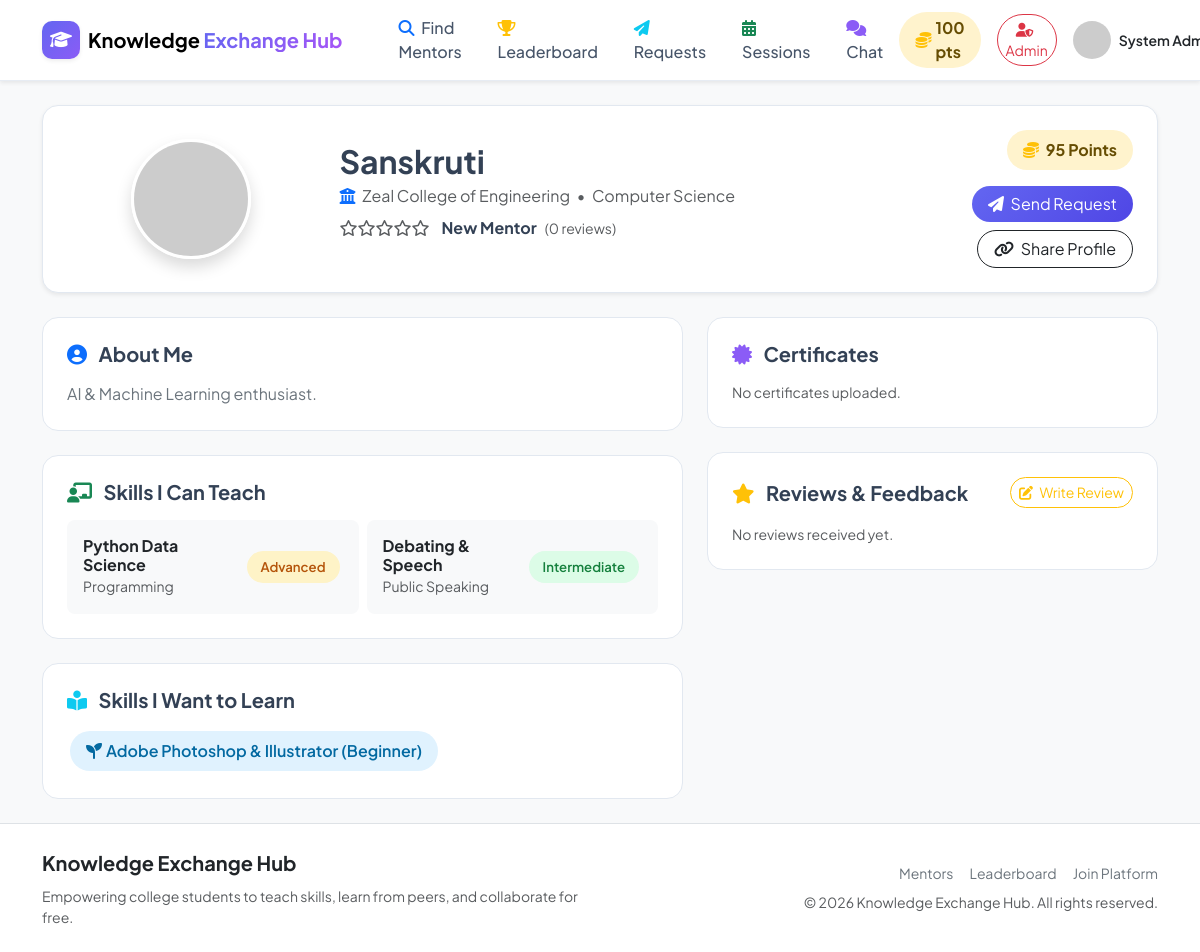
/profile.php?id=10 (signed in), run on the app's committed database.
### tables this page shows
CREATE TABLE IF NOT EXISTS `users` (
  `id` INT AUTO_INCREMENT PRIMARY KEY,
  `name` VARCHAR(100) NOT NULL,
  `email` VARCHAR(150) NOT NULL UNIQUE,
  `password` VARCHAR(255) NOT NULL,
  `profile_photo` VARCHAR(255) DEFAULT 'default_avatar.png',
  `college` VARCHAR(150) DEFAULT NULL,
  `department` VARCHAR(100) DEFAULT NULL,
  `bio` TEXT DEFAULT NULL,
  `points` INT DEFAULT 0,
  `is_admin` TINYINT(1) DEFAULT 0,
  `is_blocked` TINYINT(1) DEFAULT 0,
  `created_at` DATETIME DEFAULT CURRENT_TIMESTAMP
);

CREATE TABLE IF NOT EXISTS `user_skills` (
  `id` INT AUTO_INCREMENT PRIMARY KEY,
  `user_id` INT NOT NULL,
  `skill_id` INT NOT NULL,
  `skill_type` ENUM('teach', 'learn') NOT NULL,
  `proficiency_level` ENUM('Beginner', 'Intermediate', 'Advanced', 'Expert') DEFAULT 'Intermediate',
  FOREIGN KEY (`user_id`) REFERENCES `users`(`id`) ON DELETE CASCADE,
  FOREIGN KEY (`skill_id`) REFERENCES `skills`(`id`) ON DELETE CASCADE
);

CREATE TABLE IF NOT EXISTS `skills` (
  `id` INT AUTO_INCREMENT PRIMARY KEY,
  `skill_name` VARCHAR(100) NOT NULL,
  `category_id` INT NOT NULL,
  `created_at` DATETIME DEFAULT CURRENT_TIMESTAMP,
  FOREIGN KEY (`category_id`) REFERENCES `categories`(`id`) ON DELETE CASCADE
);

CREATE TABLE IF NOT EXISTS `categories` (
  `id` INT AUTO_INCREMENT PRIMARY KEY,
  `category_name` VARCHAR(100) NOT NULL UNIQUE,
  `created_at` DATETIME DEFAULT CURRENT_TIMESTAMP
);

### includes/auth-check.php (called while the page is built, shortened)
<?php
require_once __DIR__ . '/db.php';
$stmt = $pdo->prepare("SELECT * FROM users WHERE id = ?");
$stmt->execute([$_SESSION['user_id']]);
$current_user = $stmt->fetch();
?>

### profile.php (the view, shortened to what this page needs)
<?php
require_once __DIR__ . '/includes/auth-check.php';
require_once __DIR__ . '/includes/functions.php';
$profile_id = filter_input(INPUT_GET, 'id', FILTER_VALIDATE_INT) ?? $current_user['id'];
$stmt = $pdo->prepare("SELECT * FROM users WHERE id = ?");
$stmt->execute([$profile_id]);
$profile_user = $stmt->fetch();
$is_own_profile = ($profile_id === (int)$current_user['id']);
$rating_info = get_user_rating($pdo, $profile_id);
$stmt = $pdo->prepare("
    SELECT us.*, s.skill_name, c.category_name
    FROM user_skills us
    JOIN skills s ON us.skill_id = s.id
    JOIN categories c ON s.category_id = c.id
    WHERE us.user_id = ?
");
$stmt->execute([$profile_id]);
$user_skills = $stmt->fetchAll();
$teach_skills = array_filter($user_skills, fn($s) => $s['skill_type'] === 'teach');
$learn_skills = array_filter($user_skills, fn($s) => $s['skill_type'] === 'learn');
$stmt = $pdo->prepare("
    SELECT r.*, u.name as reviewer_name, u.profile_photo as reviewer_photo
    FROM reviews r
    JOIN users u ON r.reviewer_id = u.id
    WHERE r.reviewed_user_id = ?
    ORDER BY r.created_at DESC
");
$stmt->execute([$profile_id]);
$user_reviews = $stmt->fetchAll();
$stmt = $pdo->prepare("SELECT * FROM certificates WHERE user_id = ? ORDER BY created_at DESC");
$user_certs = $stmt->fetchAll();
require_once __DIR__ . '/includes/header.php';
require_once __DIR__ . '/includes/navbar.php';
?>
<div class="container py-4">
    <div class="keh-card p-4 mb-4 shadow-sm">
        <div class="row align-items-center">
            <div class="col-md-3 text-center mb-3 mb-md-0">
                <img src="/KEH/uploads/profile_photos/<?= e($profile_user['profile_photo']) ?>"
                     onerror="this.src='https://ui-avatars.com/api/?name=<?= urlencode($profile_user['name']) ?>&background=6366f1&color=fff';"
                     alt="<?= e($profile_user['name']) ?>" class="mentor-avatar shadow" style="width: 120px; height: 120px;">
            </div>
            <div class="col-md-6 text-center text-md-start">
                <h2 class="fw-bold mb-1"><?= e($profile_user['name']) ?></h2>
                <p class="text-muted mb-2">
                    <i class="fas fa-university text-primary me-1"></i> <?= e($profile_user['college'] ?? 'Student') ?>
                    <span class="mx-1">•</span> <?= e($profile_user['department'] ?? 'Department') ?>
                </p>
                <div class="d-flex align-items-center justify-content-center justify-content-md-start gap-2 mb-3">
                    <?= render_stars($rating_info['avg']) ?>
                    <span class="fw-bold ms-1"><?= $rating_info['avg'] > 0 ? $rating_info['avg'] . '/5' : 'New Mentor' ?></span>
                    <span class="text-muted small">(<?= $rating_info['count'] ?> reviews)</span>
                </div>
            </div>
            <div class="col-md-3 text-center text-md-end mt-3 mt-md-0">
                <div class="points-pill bg-warning-subtle text-warning-emphasis fw-bold px-3 py-2 rounded-pill d-inline-block mb-3">
                    <i class="fas fa-coins text-warning me-1"></i> <?= (int)$profile_user['points'] ?> Points
                </div>
                <div class="d-flex flex-wrap justify-content-center justify-content-md-end gap-2">
                    <?php if ($is_own_profile): ?>
                        <a href="edit-profile.php" class="btn btn-primary rounded-pill px-3"><i class="fas fa-user-edit me-1"></i> Edit Profile</a>
                    <?php else: ?>
                        <a href="mentor-details.php?id=<?= $profile_user['id'] ?>" class="btn btn-primary rounded-pill px-3"><i class="fas fa-paper-plane me-1"></i> Send Request</a>
                    <?php endif; ?>
                    <button type="button" class="btn btn-outline-dark rounded-pill px-3" onclick="copyProfileLink('<?= $profile_user['id'] ?>')">
                        <i class="fas fa-link me-1"></i> Share Profile
                    </button>
                </div>
            </div>
        </div>
    </div>
    <div class="row g-4">
        <div class="col-lg-7">
            <div class="keh-card p-4 mb-4">
                <h5 class="fw-bold mb-3"><i class="fas fa-user-circle text-primary me-2"></i> About Me</h5>
                <p class="text-secondary mb-0">
                    <?= !empty($profile_user['bio']) ? nl2br(e($profile_user['bio'])) : '<em>No bio information provided yet.</em>' ?>
                </p>
            </div>
            <div class="keh-card p-4 mb-4">
                <h5 class="fw-bold mb-3"><i class="fas fa-chalkboard-teacher text-success me-2"></i> Skills I Can Teach</h5>
                <?php if (empty($teach_skills)): ?>
                    <p class="text-muted small mb-0">No teaching skills listed.</p>
                <?php else: ?>
                    <div class="row g-2">
                        <?php foreach ($teach_skills as $ts): ?>
                            <?php
                                $badgeClass = 'badge-prof-intermediate';
                                if ($ts['proficiency_level'] === 'Advanced') $badgeClass = 'badge-prof-advanced';
                            ?>
                            <div class="col-md-6">
                                <div class="p-3 bg-light rounded-3 d-flex align-items-center justify-content-between">
                                    <div>
                                        <h6 class="fw-bold mb-0 text-dark"><?= e($ts['skill_name']) ?></h6>
                                        <span class="text-muted small"><?= e($ts['category_name']) ?></span>
                                    </div>
                                    <span class="skill-chip <?= $badgeClass ?>"><?= e($ts['proficiency_level']) ?></span>
                                </div>
                            </div>
                        <?php endforeach; ?>
                    </div>
                <?php endif; ?>
            </div>
            <div class="keh-card p-4">
                <h5 class="fw-bold mb-3"><i class="fas fa-book-reader text-info me-2"></i> Skills I Want to Learn</h5>
                <?php if (empty($learn_skills)): ?>
                    <p class="text-muted small mb-0">No learning goals listed.</p>
                <?php else: ?>
                    <div class="d-flex flex-wrap gap-2">
                        <?php foreach ($learn_skills as $ls): ?>
                            <span class="skill-chip badge-prof-beginner px-3 py-2 fs-6">
                                <i class="fas fa-seedling me-1"></i> <?= e($ls['skill_name']) ?> (<?= e($ls['proficiency_level']) ?>)
                            </span>
                        <?php endforeach; ?>
                    </div>
                <?php endif; ?>
            </div>
        </div>
        <div class="col-lg-5">
            <div class="keh-card p-4 mb-4">
                <div class="d-flex justify-content-between align-items-center mb-3">
                    <h5 class="fw-bold mb-0"><i class="fas fa-certificate text-purple me-2"></i> Certificates</h5>
                </div>
                <?php if (empty($user_certs)): ?>
                    <p class="text-muted small mb-0">No certificates uploaded.</p>
                <?php endif; ?>
            </div>
            <div class="keh-card p-4">
                <div class="d-flex justify-content-between align-items-center mb-3">
                    <h5 class="fw-bold mb-0"><i class="fas fa-star text-warning me-2"></i> Reviews &amp; Feedback</h5>
                    <?php if (!$is_own_profile): ?>
                        <button class="btn btn-sm btn-outline-warning rounded-pill" type="button" data-bs-toggle="collapse" data-bs-target="#reviewFormCollapse">
                            <i class="fas fa-edit me-1"></i> Write Review
                        </button>
                    <?php endif; ?>
                </div>
                <?php if (empty($user_reviews)): ?>
                    <p class="text-muted small mb-0">No reviews received yet.</p>
                <?php endif; ?>
            </div>
        </div>
    </div>
</div>
<?php require_once __DIR__ . '/includes/footer.php'; ?>

### includes/navbar.php (shortened to what this page needs)
<?php
require_once __DIR__ . '/functions.php';
$is_logged_in = isset($_SESSION['user_id']);
$user = null;
if ($is_logged_in && isset($pdo)) {
    $stmt = $pdo->prepare("SELECT * FROM users WHERE id = ?");
    $stmt->execute([$_SESSION['user_id']]);
    $user = $stmt->fetch();
}
?>
<nav class="navbar navbar-expand-lg sticky-top custom-navbar shadow-sm">
    <div class="container">
        <a class="navbar-brand d-flex align-items-center gap-2" href="/KEH/index.php">
            <div class="brand-icon shadow-sm">
                <i class="fas fa-graduation-cap"></i>
            </div>
            <span class="brand-text fw-bold">Knowledge <span class="text-primary-gradient">Exchange Hub</span></span>
        </a>
        <div class="collapse navbar-collapse" id="navbarMain">
            <ul class="navbar-nav me-auto mb-2 mb-lg-0 ms-lg-4 gap-lg-1">
                <li class="nav-item">
                    <a class="nav-link px-3" href="/KEH/find-mentor.php"><i class="fas fa-search me-1 text-primary"></i> Find Mentors</a>
                </li>
                <li class="nav-item">
                    <a class="nav-link px-3" href="/KEH/leaderboard.php"><i class="fas fa-trophy me-1 text-warning"></i> Leaderboard</a>
                </li>
                <?php if ($is_logged_in): ?>
                <li class="nav-item">
                    <a class="nav-link px-3 position-relative" href="/KEH/requests.php">
                        <i class="fas fa-paper-plane me-1 text-info"></i> Requests
                    </a>
                </li>
                <li class="nav-item">
                    <a class="nav-link px-3" href="/KEH/my-sessions.php"><i class="fas fa-calendar-alt me-1 text-success"></i> Sessions</a>
                </li>
                <li class="nav-item">
                    <a class="nav-link px-3 position-relative" href="/KEH/chat.php">
                        <i class="fas fa-comments me-1 text-purple"></i> Chat
                    </a>
                </li>
                <?php endif; ?>
            </ul>
            <div class="d-flex align-items-center gap-3">
                <?php if ($is_logged_in && $user): ?>
                    <div class="points-pill bg-warning-subtle text-warning-emphasis fw-bold px-3 py-1 rounded-pill shadow-xs d-flex align-items-center gap-1" title="Your Total Points">
                        <i class="fas fa-coins text-warning"></i> <?= (int)$user['points'] ?> pts
                    </div>
                    <?php if (!empty($user['is_admin'])): ?>
                        <a href="/KEH/admin/dashboard.php" class="btn btn-outline-danger btn-sm rounded-pill font-weight-bold">
                            <i class="fas fa-user-shield me-1"></i> Admin
                        </a>
                    <?php endif; ?>
                    <div class="dropdown">
                        <a class="d-flex align-items-center text-decoration-none dropdown-toggle text-dark" href="#" role="button" data-bs-toggle="dropdown" aria-expanded="false">
                            <img src="/KEH/uploads/profile_photos/<?= e($user['profile_photo'] ?? 'default_avatar.png') ?>"
                                 onerror="this.src='https://ui-avatars.com/api/?name=<?= urlencode($user['name']) ?>&background=6366f1&color=fff';"
                                 alt="Profile" class="avatar-sm rounded-circle me-2 object-fit-cover shadow-xs" width="38" height="38">
                            <span class="fw-semibold small d-none d-md-inline-block"><?= e($user['name']); ?></span>
                        </a>
                    </div>
                <?php else: ?>
                    <a href="/KEH/login.php" class="btn btn-light text-primary fw-semibold px-4 rounded-pill">Log In</a>
                    <a href="/KEH/register.php" class="btn btn-primary fw-semibold px-4 rounded-pill shadow-sm">Get Started</a>
                <?php endif; ?>
            </div>
        </div>
    </div>
</nav>

### assets/css/custom.css (style rules this page uses)
:root { --primary-color: #6366f1; --primary-hover: #4f46e5; --primary-light: #eef2ff; --secondary-color: #06b6d4; --dark-color: #0f172a; --card-border: #e2e8f0; --purple-color: #8b5cf6; --font-main: 'Plus Jakarta Sans', -apple-system, BlinkMacSystemFont, sans-serif; }
body { font-family: var(--font-main); color: #334155; background-color: #f8fafc !important; }
.text-primary-gradient { background: linear-gradient(135deg, #6366f1 0%, #a855f7 100%); -webkit-background-clip: text; -webkit-text-fill-color: transparent; }
.btn-primary { background: linear-gradient(135deg, #6366f1 0%, #4f46e5 100%); border: none; transition: all 0.25s ease; }
.custom-navbar { background-color: rgba(255, 255, 255, 0.92); backdrop-filter: blur(10px); border-bottom: 1px solid rgba(226, 232, 240, 0.8); }
.brand-icon { width: 38px; height: 38px; background: linear-gradient(135deg, #6366f1 0%, #8b5cf6 100%); color: white; border-radius: 10px; display: flex; align-items: center; justify-content: center; font-size: 1.1rem; }
.nav-link { font-weight: 500; color: #475569 !important; transition: color 0.2s ease; }
.keh-card { background: #ffffff; border: 1px solid var(--card-border); border-radius: 16px; transition: transform 0.25s ease, box-shadow 0.25s ease; }
.badge-prof-beginner { background-color: #e0f2fe; color: #0369a1; }
.badge-prof-intermediate { background-color: #dcfce7; color: #15803d; }
.badge-prof-advanced { background-color: #fef3c7; color: #b45309; }
.skill-chip { display: inline-flex; align-items: center; padding: 6px 14px; border-radius: 30px; font-size: 0.825rem; font-weight: 600; margin: 3px; }
.mentor-avatar { width: 90px; height: 90px; border-radius: 50%; object-fit: cover; border: 3px solid #ffffff; box-shadow: 0 4px 10px rgba(0,0,0,0.1); }
.text-purple { color: #8b5cf6 !important; }

### data on the page
users: points "100", name "System…"
users: name "Sanskruti", college "Zeal College of Engineering", department "Computer Science", points "95", bio "AI & Machine Learning enthusiast."
user_skills: skill.skill_name "Python Data Science", categories.category_name "Programming", proficiency_level "Advanced"
user_skills: skill.skill_name "Debating & Speech", categories.category_name "Public Speaking", proficiency_level "Intermediate"
user_skills: skill.skill_name "Adobe Photoshop & Illustrator", proficiency_level "Beginner"

### other printed values
$rating_info['count'] "0"
